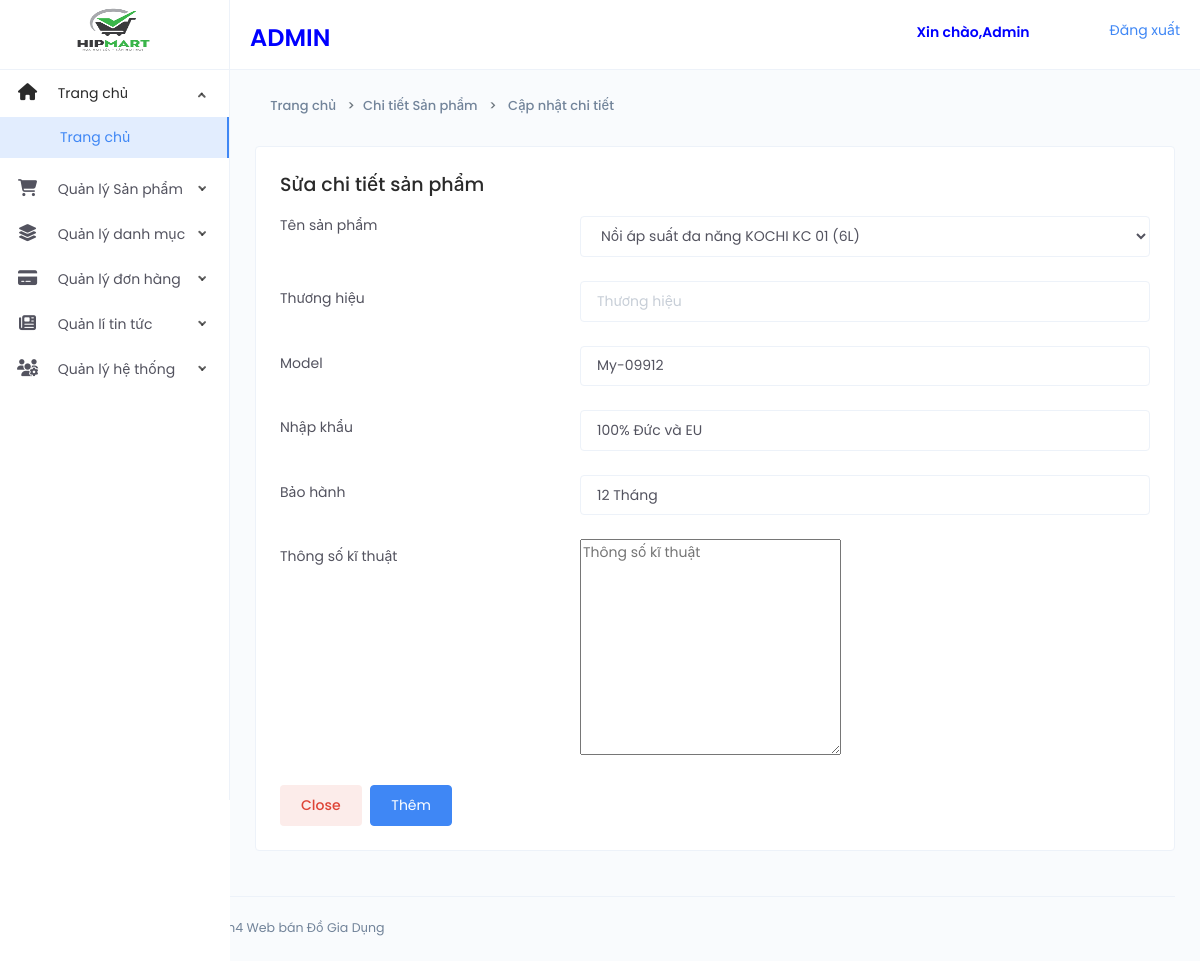
The app's page /Webdogiadung/Admin/update_chitetsp.php?ID=43 (signed in) with its own data.
### tables this page shows
CREATE TABLE `product_deltail` (
  `ID` int(11) NOT NULL,
  `productID` int(11) NOT NULL,
  `Brand` varchar(40) NOT NULL,
  `Model` varchar(20) NOT NULL,
  `Import` varchar(40) NOT NULL,
  `Guarantee` varchar(40) NOT NULL,
  `parameter` varchar(5000) NOT NULL
);

### Webdogiadung/Admin/update_chitetsp.php (the view, shortened to what this page needs)
<?php
require('thongbao.php');
include('Header_admin.php');
include('Nav_left.php');
require_once('Conect.php');
$id = !empty($_GET['ID']) ? (int)$_GET['ID'] : 0;
$sql_1 = "SELECT * FROM `product_deltail` WHERE `ID` = $id";
$result = mysqli_query($conn, $sql_1);
if ($result) {
    $resultss = mysqli_fetch_assoc($result);
} else {
    die('Query failed: ' . mysqli_error($conn));
}
?>
<div class="page-container">
    <div class="main-content">
        <div class="page-header">
            <div class="header-sub-title">
                <nav class="breadcrumb breadcrumb-dash">
                    <a href="index.php" class="breadcrumb-item"><i class="anticon anticon-home m-r-5"></i>Trang chủ</a>
                    <a class="breadcrumb-item" href="Deltail_product.php">Chi tiết Sản phẩm</a>
                    <a class="breadcrumb-item" href="update_chitetsp.php"> Cập nhật chi tiết</a>
                </nav>
            </div>
        </div>
        <div class="card">
            <div class="card-body">
                <h4>Sửa chi tiết sản phẩm</h4>
                <?php
                $product = mysqli_query($conn, "SELECT * FROM products");
                ?>
                <form id="form-validation" method="post">
                    <div class="form-group row">
                        <label class="col-sm-4 col-form-label control-label">Tên sản phẩm </label>
                        <div class="col-sm-8 pt-2">
                            <select class="form-control" name="ProductID">
                                <?php foreach ($product as $row) : ?>
                                    <option value="<?php echo $row['ProductID']; ?>"><?php echo $row['Name']; ?></option>
                                <?php endforeach; ?>
                            </select>
                        </div>
                    </div>
                    <div class="form-group row">
                        <label class="col-sm-4 col-form-label control-label">Thương hiệu</label>
                        <div class="col-sm-8">
                            <input type="text" class="form-control" value="<?php echo $resultss['Brand']; ?>" name="brand" placeholder="Thương hiệu">
                        </div>
                    </div>
                    <div class="form-group row">
                        <label class="col-sm-4 col-form-label control-label">Model</label>
                        <div class="col-sm-8">
                            <input type="text" class="form-control" value="<?php echo $resultss['Model']; ?>" name="model" placeholder="Model sản phẩm">
                        </div>
                    </div>
                    <div class="form-group row">
                        <label class="col-sm-4 col-form-label control-label">Nhập khẩu</label>
                        <div class="col-sm-8">
                            <input type="text" class="form-control" value="<?php echo $resultss['Import']; ?>" name="import" placeholder="Nhập khẩu sản phẩm">
                        </div>
                    </div>
                    <div class="form-group row">
                        <label class="col-sm-4 col-form-label control-label">Bảo hành</label>
                        <div class="col-sm-8">
                            <input type="text" class="form-control" value="<?php echo $resultss['Guarantee']; ?>" name="baohanh" placeholder="Bảo hành sản phẩm">
                        </div>
                    </div>
                    <div class="form-group row">
                        <label class="col-sm-4 col-form-label control-label">Thông số kĩ thuật</label>
                        <div class="col-sm-8">
                            <textarea name="thongso"  placeholder="Thông số kĩ thuật" id="thongso" rows="10"><?php echo $resultss['parameter']; ?></textarea>
                        </div>
                    </div>
                    <button type="button" class="btn btn-danger btn-tone m-r-5" data-dismiss="modal">Close</button>
                    <button type="submit" class="btn btn-primary" name="add">Thêm</button>
                </form>
            </div>
        </div>
    </div>
</div>
<?php
include('Footer_Admin.php');
?>

### records on screen
product_deltail: model "My-09912", import "100% Đức và EU", baohanh "12 Tháng"

### other values on screen
form field ProductID "Nồi áp suất đa năng KOCHI KC 01 (6L)"
